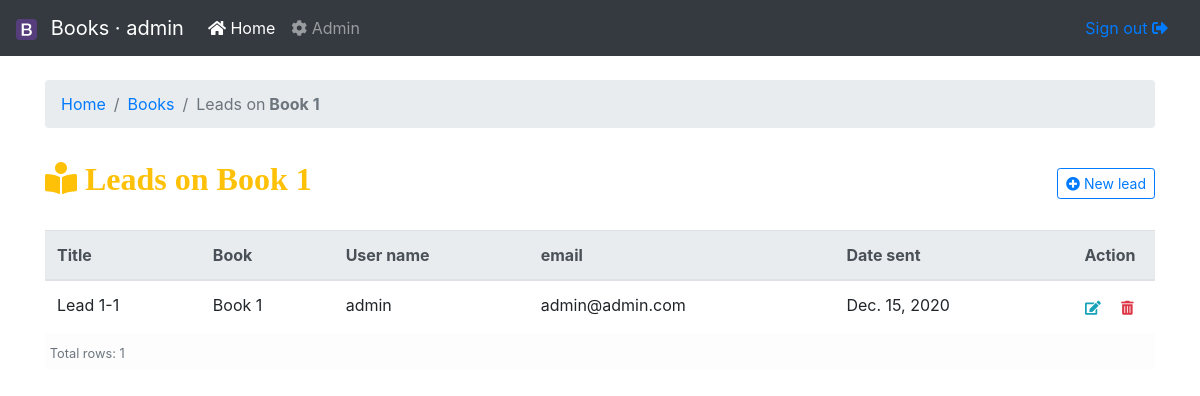
/book/1/leads/ (signed in), run on the app's committed database.
### books/models.py (models this page shows, shortened)
class Book(models.Model):
    HARDCOVER = 1
    PAPERBACK = 2
    EBOOK = 3
    BOOK_TYPES = (
        (HARDCOVER, 'Hardcover'),
        (PAPERBACK, 'Paperback'),
        (EBOOK, 'E-book'),
    )
    title = models.CharField(max_length=50, verbose_name='Title')
    publication_date = models.DateField(null=True, verbose_name='Publicate on')
    price = models.DecimalField(
        max_digits=5, decimal_places=2, verbose_name='Price, €')
    pages = models.IntegerField(blank=True, null=True, verbose_name='Pages')
    book_type = models.PositiveSmallIntegerField(
        choices=BOOK_TYPES, default=EBOOK, verbose_name='Book type')
    order = OrderField(blank=True, verbose_name='Order #')
    def __str__(self):
        return self.title
    class Meta:
        ordering = ['order']
        verbose_name = 'Book'
        verbose_name_plural = 'Books'

class Lead(models.Model):
    book = models.ForeignKey(
        Book, on_delete=models.CASCADE, verbose_name='Book')
    slug = models.SlugField(max_length=255, verbose_name='Slug', unique=True)
    title = models.CharField(max_length=100, verbose_name='Title')
    username = models.CharField(max_length=90, verbose_name='User name')
    email = models.EmailField(verbose_name='email')
    date_sent = models.DateTimeField(
        blank=True, null=True, verbose_name='Date sent')
    order = OrderField(blank=True, for_fields=['book'], verbose_name='Order #')
    class Meta:
        verbose_name = 'Lead'
        verbose_name_plural = 'Leads'
        ordering = ('order', '-date_sent')

### books/views.py (the view)
# urls.py: path('book/<int:book>/leads/', leads_list, name='leads-list'),
@login_required
def leads_list(request, book):
    book_obj = get_object_or_404(Book, pk=book)
    title = "Leads on {}".format(book_obj)
    leads = book_obj.lead_set.all()
    context = {"title": title, "book": book_obj, "lead_list": leads}
    return render(request, 'books/leads.html', context)

### cms/templatetags/cms_tags.py (called while the page is built)
@register.filter(name='verbose_name')
def get_verbose_name(object, attr='verbose_name'):
    obj = object.model if hasattr(object, 'model') else object
    if ':' in attr and attr.split(':', 1)[0].lower() == 'field':
        field = attr.split(':', 1)[1]
        attr = 'verbose_name' if hasattr(
            obj._meta.get_field(field), 'verbose_name') else 'name'
        return getattr(obj._meta.get_field(field), attr) if obj else None
    else:
        attr = attr if hasattr(obj._meta, attr) else 'object_name'
        return getattr(obj._meta, attr) if obj else None

@register.filter(name='model_name')
def get_model_name(object, with_app=True):
    obj = object.model if hasattr(object, 'model') else object
    return '{}:{}'.format(obj._meta.app_label, obj._meta.model_name) if with_app else obj._meta.model_name if obj else None

### templates/books/leads.html (shortened to what this page needs)
{% extends 'base.html' %}
{% load cms_tags %}
{% block content %}
<nav aria-label="breadcrumb">
  <ol class="breadcrumb">
    <li class="breadcrumb-item"><a href="{% url 'books:home' %}">Home</a></li>
    <li class="breadcrumb-item"><a href="{% url 'books:books-list' %}">{{ book|verbose_name:'verbose_name_plural' }}</a></li>
    <li class="breadcrumb-item active" aria-current="page">{{ lead_list|verbose_name:'verbose_name_plural' }} on<strong>&nbsp;{{ book }}</strong></li>
  </ol>
</nav>
<div class="d-flex justify-content-between flex-wrap flex-md-nowrap align-items-center pt-3 pb-2 mb-3">
    <h1 class="h2"><i class="fas fa-book-reader text-warning"> {{ title }}</i></h1>
    <div class="btn-toolbar mb-2 mb-md-0">
        <a class="btn btn-sm btn-outline-primary ajax-load-form" href="{% url 'books:lead-create' book.pk %}">
        <i class="fas fa-plus-circle"></i> New {{ lead_list|verbose_name|lower }}</a>
    </div>
</div>
<table class="table table-hover" id="table-ajax-{{ lead_list|verbose_name:'model_name' }}">
  <thead class="thead-light">
    <tr>
      <th>{{ lead_list|verbose_name:'field:title' }}</th>
      <th>{{ lead_list|verbose_name:'field:book' }}</th>
      <th>{{ lead_list|verbose_name:'field:username' }}</th>
      <th>{{ lead_list|verbose_name:'field:email' }}</th>
      <th>{{ lead_list|verbose_name:'field:date_sent' }}</th>
      <th class="crud-lg">Action</th>
    </tr>
  </thead>
  <tbody class="order" data-url="{% url 'cms:reorder' lead_list|model_name %}">
    {% include 'books/leads_list.html' %}
  </tbody>
</table>
{% endblock %}

### templates/include/navbar.html (shortened to what this page needs)
{% load static %}
<nav class="navbar navbar-expand-md navbar-dark bg-dark fixed-top">
  <a class="navbar-brand" href="{% if user.is_staff or user.is_superuser %}{% url 'admin:index' %}{% else %}{% url 'books:home' %}{% endif %}">
    <img src="{% static 'img/bootstrap-solid.svg' %}" withdh="21" height="21" alt="Logo" class="mr-2"> Books · {{ request.user.get_full_name|default:request.user }}</a>
  <div class="collapse navbar-collapse" id="navbarsExampleDefault">
    <ul class="navbar-nav mr-auto">
      <li class="nav-item active">
        <a class="nav-link" href="{% url 'books:home' %}"> <i class="fas fa-home"></i> Home <span class="sr-only">(current)</span></a>
      </li>
      <li class="nav-item">
        <a class="nav-link" href="{% url 'admin:index' %}"> <i class="fas fa-cog"></i> Admin</a>
      </li>
    </ul>
    <a class="nav-link" href="{% url 'accounts:logout' %}"> Sign out <i class="fas fa-sign-out-alt"></i></a>
  </div>
</nav>

### templates/books/leads_list.html (shortened to what this page needs)
{% load cms_tags %}
{% for lead in lead_list %}
<tr id="{{ lead.pk }}">
    <td>{{ lead.title }}</td>
    <td>{{ lead.book }}</td>
    <td>{{ lead.username }}</td>
    <td>{{ lead.email }}</td>
    <td>{{ lead.date_sent|date:'M. d, Y' }}</td>
    <td>
        <a href="{% url 'books:lead-update' lead.book.pk lead.slug %}"
            class="btn btn-outline-info btn-sm border-0 rounded-circle ajax-load-form" title="Edit"
            name="edit" id="editButton-{{ lead.pk }}"><i class="fa fa-edit"></i></a>
        <a href="{% url 'books:lead-delete' lead.book.pk lead.slug %}"
            class="btn btn-outline-danger btn-sm border-0 rounded-circle ajax-load-form" title="Delete"
            name="delete" id="deleteButton-{{ lead.pk }}"><i class="fa fa-trash-alt"></i></a>
    </td>
</tr>
{% empty %}
<tr class="table-warning nosort">
    <td colspan="100%" class="text-center"><small class="text-muted">No {{ lead_list|verbose_name|lower }}</small></td>
</tr>
{% endfor %}
{% if lead_list %}
<tr class="table-light table-sm nosort">
    <td colspan="100%"><small class="text-muted">Total rows: {{ lead_list.count }}</small></td>
</tr>
{% endif %}

### static/css/base.css (style rules this page uses)
body { padding-top: 5rem; }
table[id^="table-ajax"] th:last-child { width: 75px; text-align: center; place-items: center; margin: auto; }
table[id^="table-ajax"] th:last-child.crud-lg { width: 90px; text-align: center; place-items: center; margin: auto; }
table tbody.order tr:not(.nosort) { cursor: grab; }

### data on the page
Book: title "Book 1"
Lead: title "Lead 1-1", book "Book 1", username "admin", email "admin@admin.com", date_sent "Dec. 15, 2020"

### other printed values
{{ request.user.get_full_name|default:request.user }} "admin"
{{ book|verbose_name:'verbose_name_plural' }} "Books"
{{ lead_list|verbose_name:'verbose_name_plural' }} "Leads"
{{ title }} "Leads on Book 1"
{{ lead_list|verbose_name|lower }} "lead"
{{ lead_list|verbose_name:'field:title' }} "Title"
{{ lead_list|verbose_name:'field:book' }} "Book"
{{ lead_list|verbose_name:'field:username' }} "User name"
{{ lead_list|verbose_name:'field:email' }} "email"
{{ lead_list|verbose_name:'field:date_sent' }} "Date sent"
{{ lead_list.count }} "1"
